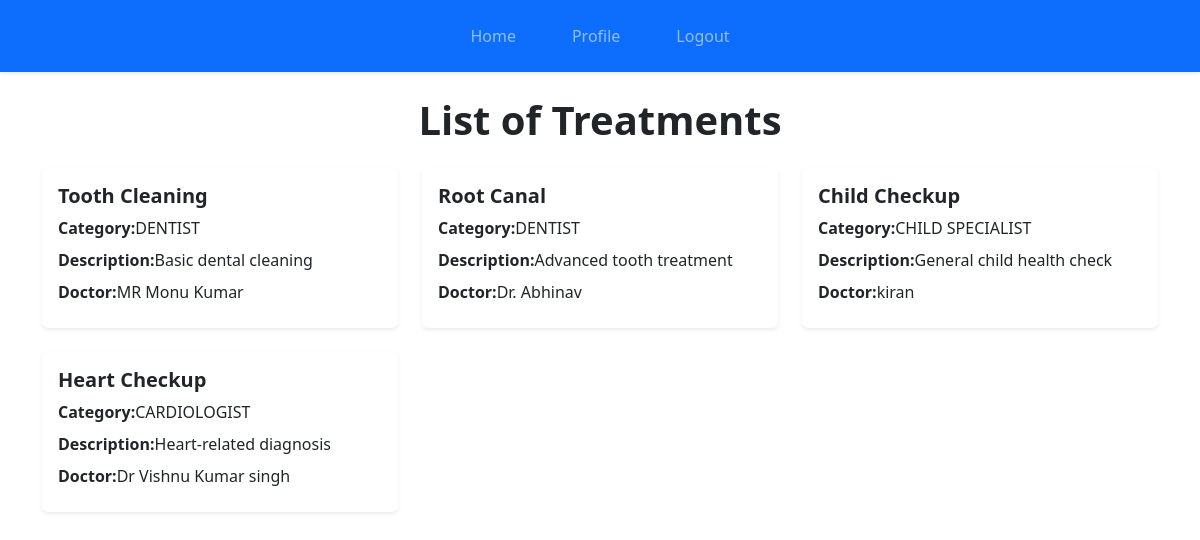
/doctors/treatments (signed in), run on the app's committed database.
### doctors/models.py (models this page shows, shortened)
class Alltreatments(models.Model):
    treatmentname = models.CharField(max_length=100)
    Category = models.CharField(choices=specialization)
    doctor_name = models.ForeignKey(Alldoctors, on_delete=models.CASCADE)
    description = models.CharField(max_length=500)

class Alldoctors(models.Model):
    name=models.CharField(max_length=100)
    specialized=models.CharField(choices=specialization)
    YOE=models.PositiveIntegerField()
    lic_no=models.CharField(max_length=50)
    certification=models.ImageField(upload_to='certificates/',blank=True,null=True)
    profile_pic = models.ImageField(upload_to='doctors/', blank=True, null=True)
    age=models.PositiveIntegerField()
    email=models.EmailField()
    address=models.CharField(max_length=100)
    phone=models.PositiveBigIntegerField()

### doctors/views.py (the view)
# urls.py: path("treatments",views.alltreatments,name="treatments"),
@login_required(login_url="login")
def alltreatments(request):
    treatments = Alltreatments.objects.select_related('doctor_name').all()
    return render(request,'doctors/alltreatments.html', {'treatments': treatments})

### labreports/context_processors.py (called while the page is built)
def labtech_context(request):
    if request.user.is_authenticated:
        labtech = getattr(request.user, 'lab_report', None)
    else:
        labtech = None
    return {'labtech': labtech}

### templates/doctors/alltreatments.html
{% include 'base.html' %}
{% load static %}
{% block content %}
<div class="container mt-4">
    <div class="text-center mb-4">
        <h1 class="fw-bold">List of Treatments</h1>
    </div>
    <div class="row">
        {% for treatment in treatments %}
        <div class="col-md-4 mb-4">
            <div class="card shadow-sm h-100 border-0">
                <div class="card-body">
                    <h5 class="card-title fw-bold">{{ treatment.treatmentname }}</h5>
                    <p class="mb-2"><strong>Category:</strong>{{ treatment.Category }}</p>
                    <p class="mb-2"><strong>Description:</strong>{{ treatment.description }}</p>
                    <p class="mb-2"><strong>Doctor:</strong>{{ treatment.doctor_name.name }}</p>
                </div>
            </div>
        </div>
        {% empty %}
        <div class="text-center">
            <p>No treatments available</p>
        </div>
        {% endfor %}
    </div>
</div>
{% endblock %}

### data on the page
Alltreatments: treatmentname "Tooth Cleaning", Category "DENTIST", description "Basic dental cleaning", doctor_name.name "MR Monu Kumar"
Alltreatments: treatmentname "Root Canal", Category "DENTIST", description "Advanced tooth treatment", doctor_name.name "Dr. Abhinav"
Alltreatments: treatmentname "Child Checkup", Category "CHILD SPECIALIST", description "General child health check", doctor_name.name "kiran"
Alltreatments: treatmentname "Heart Checkup", Category "CARDIOLOGIST", description "Heart-related diagnosis", doctor_name.name "Dr Vishnu Kumar singh"
